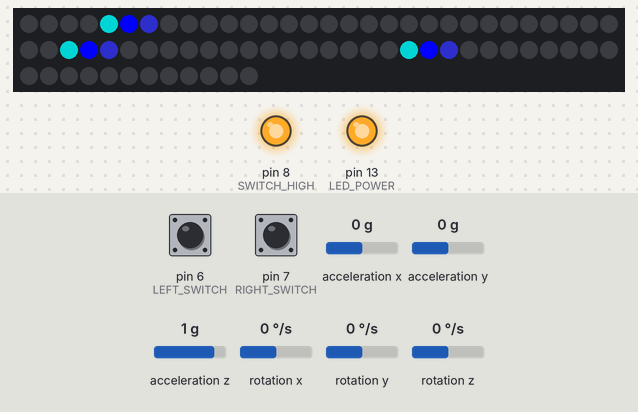
Recording of a sketch running on a simulated Arduino Uno, built with avr-gcc and run on an emulated ATmega328P. Parts: 72 RGB LEDs in strip order, left to right, continuing on the next row, output pins drawn as LEDs (lit = HIGH). Wiring (inferred from the names in the program): MPU-6050 motion sensor at I2C address 0x68. Inputs (shaded band) come from the test bench; at power-on: pin 6 (LEFT_SWITCH) LOW, pin 7 (RIGHT_SWITCH) LOW, acceleration x 0 g, acceleration y 0 g, acceleration z 1 g, rotation x 0 °/s, rotation y 0 °/s, rotation z 0 °/s. Dim RGB values are drawn brighter than linear; random numbers use the default seed unless the sketch sets one.

Above: at 4.5 s.
4.6 s: pin 6 (LEFT_SWITCH) pulled HIGH for 0.15 s
At 4.76 s:
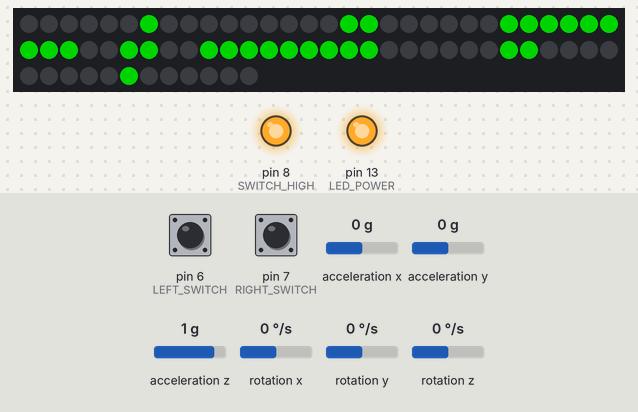
5.3 s: pin 6 (LEFT_SWITCH) pulled HIGH for 1 s
At 5.9 s:
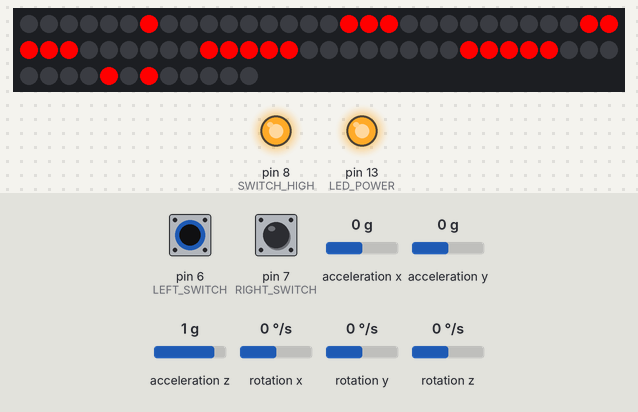
7.8 s: pin 6 (LEFT_SWITCH) pulled HIGH for 0.15 s
At 9.0 s:
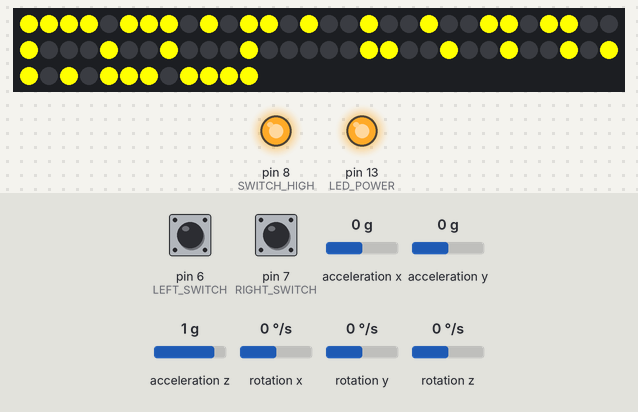
9.4 s: pin 6 (LEFT_SWITCH) pulled HIGH for 3.2 s
At 9.56 s:
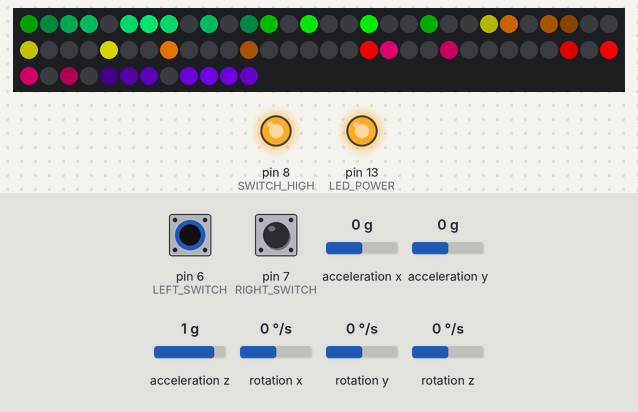
13.2 s: pin 6 (LEFT_SWITCH) pulled HIGH for 0.15 s
At 13.49 s:
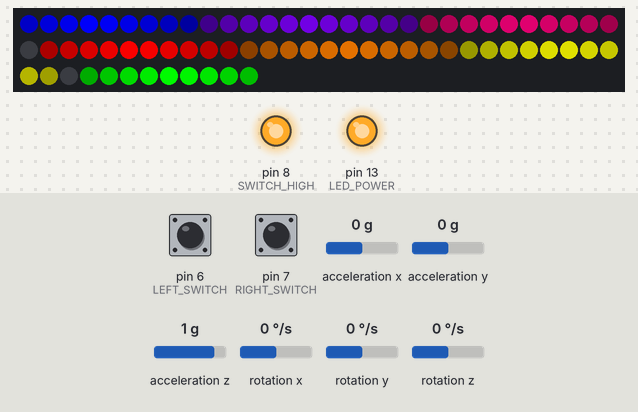
13.9 s: pin 6 (LEFT_SWITCH) pulled HIGH for 1 s
At 15.0 s:
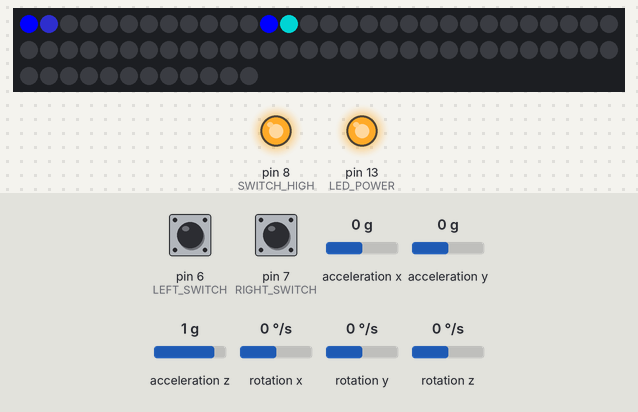

Measured:
- after the input at 7.8 s, the LEDs: change at once (image 3)
- after the input at 9.4 s, the LEDs: change at once (image 4)

The sketch:

GyroScope.ino
```cpp
#include <Kalman.h>
#include <Wire.h>
#include <Math.h>
#include <FastLED.h>

#define LED_PIN     5
#define LED_POWER   13
#define NUM_LEDS    72
#define BRIGHTNESS  255
#define LED_TYPE    WS2811
#define COLOR_ORDER GRB
#define SWITCH_HIGH 8
#define LEFT_SWITCH 6
#define RIGHT_SWITCH 7
#define DELAY 1 // frequency = 1000/DELAY
#define MIN_GESTURE_WINDOW 100
#define MOTION_COLLECTION_MS 50

#define DEFAULT_LED 0
#define RAIN_DROP 1
#define ARROW 2
#define HEART 3
#define GIXSOLID 4
#define GIXCOLOR 5
#define WHITESCREEN 100
#define BLACKSCREEN 101
#define TOTAL_MODE_SIZE 6

#define WAVE_DETECTION_MODE   leftswitch && !rightswitch
#define DISPLAY_MODE          !leftswitch && rightswitch
#define BLACKSCREEN_MODE      leftswitch && rightswitch

#define LEFT_PITCH_BAR -60
#define RIGHT_PITCH_BAR  60

int mode = 1;

CRGB leds[NUM_LEDS];

int pitch_detector_ctr = 0;// 100 ms only one wave permitted


float fRad2Deg = 57.295779513f; //将弧度转为角度的乘数
const int MPU = 0x68; //MPU-6050的I2C地址
const int nValCnt = 7; //一次读取寄存器的数量

const int nCalibTimes = 200; //校准时读数的次数
int calibData[nValCnt]; //校准数据

unsigned long nLastTime = 0; //上一次读数的时间
float fLastRoll = 0.0f; //上一次滤波得到的Roll角
float fLastPitch = 0.0f; //上一次滤波得到的Pitch角
Kalman kalmanRoll; //Roll角滤波器
Kalman kalmanPitch; //Pitch角滤波器

int next_gesture = 0; // 0 for left, 1 for right
int leftswitch = 0;
int rightswitch = 0;

int pitch_gesture = 0;
int now_gesture = 0;
bool change_pattern = false;

uint8_t updates_per_second[6] = {
  100, 20, 10, 100, 100, 100,
}; // access via `mode`

int display_ctr = 0; // the display frequency is realized through this counter
int motion_ctr = 0; // the motion collection frequency is realized through this counter


uint8_t RainPattern[6*12] = {
  0, 0, 0, 0, 0, 0, 0, 0, 0, 0, 0, 0,
  0, 0, 0, 0, 0, 0, 0, 0, 0, 0, 0, 0,
  0, 0, 0, 0, 0, 0, 0, 0, 0, 0, 0, 0,
  0, 0, 0, 0, 0, 0, 0, 0, 0, 0, 0, 0,
  0, 0, 0, 0, 0, 0, 0, 0, 0, 0, 0, 0,
  0, 0, 0, 0, 0, 0, 0, 0, 0, 0, 0, 0,
};

bool NextRainRow[6] = {false,false,false,false,false,false};

const uint8_t RainPaletteSize = 4;

extern const CRGB RainPalette[RainPaletteSize] = {
  CRGB::Black, CRGB::MidnightBlue, CRGB::Blue, CRGB::Teal,
};

extern const uint8_t ArrowPattern[6*12] = {
  0, 0, 0, 1, 0, 0, 0, 0, 0, 0, 0, 0,
  0, 0, 1, 1, 0, 0, 0, 0, 0, 0, 0, 0,
  0, 1, 1, 1, 1, 1, 1, 1, 1, 1, 1, 0,
  0, 1, 1, 1, 1, 1, 1, 1, 1, 1, 1, 0,
  0, 0, 1, 1, 0, 0, 0, 0, 0, 0, 0, 0,
  0, 0, 0, 1, 0, 0, 0, 0, 0, 0, 0, 0,
};

extern const CRGB ArrowPalette[2] = {
  CRGB::Black, CRGB::Green,
};

extern const uint8_t HorizontalHeartPattern[2][6*12] = {
  {
    0, 0, 0, 0, 1, 0, 1, 0, 0, 0, 0, 0,
    0, 0, 0, 1, 1, 1, 1, 1, 0, 0, 0, 0,
    0, 0, 0, 1, 1, 1, 1, 1, 0, 0, 0, 0,
    0, 0, 0, 1, 1, 1, 1, 1, 0, 0, 0, 0,
    0, 0, 0, 0, 1, 1, 1, 0, 0, 0, 0, 0,
    0, 0, 0, 0, 0, 1, 0, 0, 0, 0, 0, 0,
  },
  {
    0, 0, 0, 0, 0, 0, 0, 0, 0, 0, 0, 0,
    0, 0, 0, 0, 1, 0, 1, 0, 0, 0, 0, 0,
    0, 0, 0, 1, 1, 1, 1, 1, 0, 0, 0, 0,
    0, 0, 0, 0, 1, 1, 1, 0, 0, 0, 0, 0,
    0, 0, 0, 0, 0, 1, 0, 0, 0, 0, 0, 0,
    0, 0, 0, 0, 0, 0, 0, 0, 0, 0, 0, 0,
  }
};

extern const CRGB HeartPalette1[2] = {
  CRGB::Black, CRGB::Red,
};
extern const CRGB HeartPalette2[2] = {
  CRGB::Black, CRGB::Blue,
};

extern const uint8_t GIXPattern[6*12] = {
  1, 1, 1, 1, 0, 1, 1, 1, 0, 1, 0, 1,
  1, 0, 0, 1, 0, 0, 1, 0, 0, 1, 0, 1,
  1, 0, 0, 0, 0, 0, 1, 0, 0, 0, 1, 0,
  1, 0, 1, 1, 0, 0, 1, 0, 0, 0, 1, 0,
  1, 0, 0, 1, 0, 0, 1, 0, 0, 1, 0, 1,
  1, 1, 1, 1, 0, 1, 1, 1, 0, 1, 0, 1,
};

extern const CRGB GIXPalette[2] = {
  CRGB::Black, CRGB::Yellow,
};

void setup() {
  Serial.begin(9600); //初始化串口，指定波特率
  Wire.begin(); //初始化Wire库
  WriteMPUReg(0x6B, 0); //启动MPU6050设备

  Calibration(); //执行校准
  nLastTime = micros(); //记录当前时间

  pinMode(SWITCH_HIGH,OUTPUT);
  digitalWrite(SWITCH_HIGH,HIGH);

  pinMode(LEFT_SWITCH,INPUT);
  pinMode(RIGHT_SWITCH,INPUT);

  pinMode(LED_POWER,OUTPUT);
  digitalWrite(LED_POWER,HIGH);

  delay( 3000 ); // power-up safety delay
  FastLED.addLeds<LED_TYPE, LED_PIN, COLOR_ORDER>(leds, NUM_LEDS).setCorrection( TypicalLEDStrip );
  FastLED.setBrightness(  BRIGHTNESS );

}

void rising_edge(){
  if (leftswitch) {
    if (change_pattern) {
      mode = (mode + 1) % TOTAL_MODE_SIZE;
      change_pattern = false;
      display_ctr = 0;
    }
  }

  else {
    change_pattern = true;
  }
}

void loop() {
  leftswitch = digitalRead(LEFT_SWITCH);
  rightswitch = digitalRead(RIGHT_SWITCH);

  static uint8_t motionIndex = 0;
  //motionIndex = motionIndex + 1; /* motion speed */


  rising_edge(); // detect the rising edge and change the mode

  if (mode == HEART) {
    int readouts[nValCnt];
    ReadAccGyr(readouts); //读出测量值
    float realVals[7];
    Rectify(readouts, realVals); //根据校准的偏移量进行纠正
    //计算加速度向量的模长，均以g为单位
    float fNorm = sqrt(realVals[0] * realVals[0] + realVals[1] * realVals[1] + realVals[2] * realVals[2]);
    float fRoll = GetRoll(realVals, fNorm); //计算Roll角
    if (realVals[1] > 0) {
      fRoll = -fRoll;
    }
    float fPitch = GetPitch(realVals, fNorm); //计算Pitch角
    if (realVals[0] < 0) {
      fPitch = -fPitch;
    }

    //计算两次测量的时间间隔dt，以秒为单位
    unsigned long nCurTime = micros();
    float dt = (double)(nCurTime - nLastTime) / 1000000.0;
    //对Roll角和Pitch角进行卡尔曼滤波
    float fNewRoll = kalmanRoll.getAngle(fRoll, realVals[4], dt);
    float fNewPitch = kalmanPitch.getAngle(fPitch, realVals[5], dt);
    //跟据滤波值计算角度速
    float fRollRate = (fNewRoll - fLastRoll) / dt;
    float fPitchRate = (fNewPitch - fLastPitch) / dt;

    //更新Roll角和Pitch角
    fLastRoll = fNewRoll;
    fLastPitch = fNewPitch;
    //更新本次测的时间
    nLastTime = nCurTime;

    // detect gesture
    if(motion_ctr>=MOTION_COLLECTION_MS){
        pitch_gesture = CheckPitch(fPitchRate);

      if(pitch_gesture==1){
        now_gesture = pitch_gesture;
        Serial.print("PITCH GESTURE: 1");
        PosPrinter(1);
      }
      else if(pitch_gesture==2){
        now_gesture = pitch_gesture;
        Serial.print("PITCH GESTURE: 2");
        PosPrinter(2);
      }

      //Serial.print("Roll:");
      //Serial.print(fNewRoll); //Serial.print('(');
      //Serial.print(fRollRate); Serial.print("),\tPitch:");
      //Serial.print(fNewPitch); //Serial.print('(');
      //Serial.print('\t');

      //Serial.print(fPitchRate); //Serial.print(")\n");
      //Serial.print('\n');

      motion_ctr = 0;
    }
    motion_ctr += 1;
    pitch_detector_ctr += 1;

  }

  if(display_ctr<(1000 / updates_per_second[mode])){
    display_ctr += 1;
  }
  else{
    PaletteFillIn(motionIndex, now_gesture);
    FastLED.show();
    motionIndex += 1;
    display_ctr = 0;


  }

  //FastLED.delay(1000 / updates_per_second[mode]);
  delay(DELAY);
}

void PosPrinter(int pos){
  // pos = 1: wave left
  // pos = 2: wave right
  // pos = 3: rotate left
  // pos = 4: rotate right
  // todo: more
  if(pos==1){
      Serial.print("wave left!");
      Serial.print("\n");
  }
  else if(pos==2){
      Serial.print("wave right!");
      Serial.print("\n");
  }
}

void WriteMPUReg(int nReg, unsigned char nVal) { // write something to MPU6050
  Wire.beginTransmission(MPU);
  Wire.write(nReg);
  Wire.write(nVal);
  Wire.endTransmission(true);
}

//从MPU6050读出一个字节的数据
//指定寄存器地址，返回读出的值
unsigned char ReadMPUReg(int nReg) {
  Wire.beginTransmission(MPU);
  Wire.write(nReg);
  Wire.requestFrom(MPU, 1, true);
  Wire.endTransmission(true);
  return Wire.read();
}

//从MPU6050读出加速度计三个分量、温度和三个角速度计
//保存在指定的数组中
void ReadAccGyr(int *pVals) {
  Wire.beginTransmission(MPU);
  Wire.write(0x3B);
  Wire.requestFrom(MPU, nValCnt * 2, true);
  Wire.endTransmission(true);
  for (long i = 0; i < nValCnt; ++i) {
    pVals[i] = Wire.read() << 8 | Wire.read();
  }
}

//对大量读数进行统计，校准平均偏移量
void Calibration()
{
  float valSums[7] = {0.0f, 0.0f, 0.0f, 0.0f, 0.0f, 0.0f, 0.0};
  //先求和
  for (int i = 0; i < nCalibTimes; ++i) {
    int mpuVals[nValCnt];
    ReadAccGyr(mpuVals);
    for (int j = 0; j < nValCnt; ++j) {
      valSums[j] += mpuVals[j];
    }
  }
  //再求平均
  for (int i = 0; i < nValCnt; ++i) {
    calibData[i] = int(valSums[i] / nCalibTimes);
  }
  calibData[2] += 16384; //设芯片Z轴竖直向下，设定静态工作点。
}

//算得Roll角。算法见文档。
float GetRoll(float *pRealVals, float fNorm) {
  float fNormXZ = sqrt(pRealVals[0] * pRealVals[0] + pRealVals[2] * pRealVals[2]);
  float fCos = fNormXZ / fNorm;
  return acos(fCos) * fRad2Deg;
}

//算得Pitch角。算法见文档。
float GetPitch(float *pRealVals, float fNorm) {
  float fNormYZ = sqrt(pRealVals[1] * pRealVals[1] + pRealVals[2] * pRealVals[2]);
  float fCos = fNormYZ / fNorm;
  return acos(fCos) * fRad2Deg;
}

//对读数进行纠正，消除偏移，并转换为物理量。公式见文档。
void Rectify(int *pReadout, float *pRealVals) {
  for (int i = 0; i < 3; ++i) {
    pRealVals[i] = (float)(pReadout[i] - calibData[i]) / 16384.0f;
  }
  pRealVals[3] = pReadout[3] / 340.0f + 36.53;
  for (int i = 4; i < 7; ++i) {
    pRealVals[i] = (float)(pReadout[i] - calibData[i]) / 131.0f;
  }
}

int CheckPitch(float fPitchRate){
  // check if wave left or right
  if(pitch_detector_ctr<MIN_GESTURE_WINDOW){

  }
  else{
    if(next_gesture==1 & fPitchRate<LEFT_PITCH_BAR ){
      pitch_detector_ctr = 0;
      next_gesture = 0;
      return 1;
    }
    else if(next_gesture==0 & fPitchRate>RIGHT_PITCH_BAR){
      pitch_detector_ctr = 0;
      next_gesture = 1;
      return 2;

    }
  }

  return 0;
}


uint8_t GetLEDIndex(uint8_t row, uint8_t col) {
  return row * 12 + col;
}

void PaletteFillIn(uint8_t motionIndex, int now_gesture)
{
  // uint8_t secondHand = (millis() / 1000) % 80;
  // static uint8_t lastSecond = 99;
  if (mode == DEFAULT_LED) // LED light Strips
  {
    for( int i = 0; i < NUM_LEDS; i++) {
      leds[i] = ColorFromPalette( RainbowStripeColors_p, motionIndex, BRIGHTNESS, LINEARBLEND);
      motionIndex += 3;
    }
  }
  else if (mode == RAIN_DROP) // raindrop
  {
    for (uint8_t i = 0; i < 6; i ++) {
      if (random8() % 20 == 0) { // change the number here to change the rain size
        NextRainRow[i] = true;
      } else {
        NextRainRow[i] = false;
      }
      RainPattern[GetLEDIndex(i, 11)] = RainPattern[GetLEDIndex(i, 11)] == RainPaletteSize - 1 ? 0 : RainPattern[GetLEDIndex(i, 11)];
      for (uint8_t j = 11; j > 0; j --) {
        uint8_t currentIndex = GetLEDIndex(i, j);
        if (RainPattern[currentIndex - 1] != 0) {
          RainPattern[currentIndex] = RainPattern[currentIndex - 1];
          RainPattern[currentIndex - 1] = (RainPattern[currentIndex - 1] + 1) % RainPaletteSize;
        }
        if (i % 2 == 0) {
          leds[GetLEDIndex(i, j)] = RainPalette[RainPattern[currentIndex]];
        } else {
          leds[GetLEDIndex(i, 11-j)] = RainPalette[RainPattern[currentIndex]];
        }
      }
      RainPattern[GetLEDIndex(i, 0)] = NextRainRow[i] ? 1 : RainPattern[GetLEDIndex(i, 0)];
      if (i % 2 == 0) {
        leds[GetLEDIndex(i, 0)] = RainPalette[RainPattern[GetLEDIndex(i, 0)]];
      } else {
        leds[GetLEDIndex(i, 11)] = RainPalette[RainPattern[GetLEDIndex(i, 0)]];
      }
    }
  }
  else if (mode == ARROW) // arrow
  {
    uint8_t currentOffset = motionIndex % 12;
    for (uint8_t i = 0; i < 6; i ++) {
      for (uint8_t j = 0; j < 12; j ++) {
        if (i % 2 == 0) {
          leds[GetLEDIndex(i, j)] = ArrowPalette[ArrowPattern[GetLEDIndex(i, (12 - j+currentOffset) % 12)]];
        } else {
          leds[GetLEDIndex(i, 11-j)] = ArrowPalette[ArrowPattern[GetLEDIndex(i, (12 - j+currentOffset) % 12)]];
        }
      }
    }
  }
  else if(mode == HEART) // heart, wave left for big heart, wave right for small heart
  {
    //uint8_t currentOffset = pitch_gesture % 2; // pitch_gesture == 0 ? motionIndex % 2 : pitch_gesture % 2;
    //Serial.print(pitch_gesture);Serial.print('\n');
    if(now_gesture==2){
      for (uint8_t i = 0; i < 6; i ++) {
        for (uint8_t j = 0; j < 12; j ++) {
          if (i % 2 == 0) {
            leds[GetLEDIndex(5-i, j)] = HeartPalette2[HorizontalHeartPattern[0][GetLEDIndex(i, j)]];
          } else {
            leds[GetLEDIndex(5-i, 11-j)] = HeartPalette2[HorizontalHeartPattern[0][GetLEDIndex(i, j)]];
          }
        }
      }
    }
    else{
      for (uint8_t i = 0; i < 6; i ++) {
        for (uint8_t j = 0; j < 12; j ++) {
          if (i % 2 == 0) {
            leds[GetLEDIndex(5-i, j)] = HeartPalette1[HorizontalHeartPattern[0][GetLEDIndex(i, j)]];
          } else {
            leds[GetLEDIndex(5-i, 11-j)] = HeartPalette1[HorizontalHeartPattern[0][GetLEDIndex(i, j)]];
          }
        }
      }
   }
  }
  else if (mode == GIXSOLID) // GIX Yellow
  {
    for (uint8_t i = 0; i < 6; i ++) {
      for (uint8_t j = 0; j < 12; j ++) {
        if (i % 2 == 0) {
          leds[GetLEDIndex(5-i, 11-j)] = GIXPalette[GIXPattern[GetLEDIndex(i, j)]];
        } else {
          leds[GetLEDIndex(5-i, j)] = GIXPalette[GIXPattern[GetLEDIndex(i, j)]];
        }
      }
    }
  }
  else if (mode == GIXCOLOR) // GIX colors
  {
    for (uint8_t i = 0; i < 6; i ++) {
      for (uint8_t j = 0; j < 12; j ++) {
        if (i % 2 == 0) {
          leds[GetLEDIndex(5-i, 11-j)] = GIXPattern[GetLEDIndex(i, j)] == 1 ? ColorFromPalette( RainbowStripeColors_p, motionIndex, BRIGHTNESS, LINEARBLEND) : CRGB::Black;
        } else {
          leds[GetLEDIndex(5-i, j)] = GIXPattern[GetLEDIndex(i, j)] == 1 ? ColorFromPalette( RainbowStripeColors_p, motionIndex, BRIGHTNESS, LINEARBLEND) : CRGB::Black;
        }
        motionIndex += 3;
      }
    }
  }
  else if (mode == WHITESCREEN)
  {
    for (uint8_t i = 0; i < 6; i ++) {
      for (uint8_t j = 0; j < 12; j ++) {
        leds[GetLEDIndex(i, j)] = CRGB::Yellow;
      }
    }
  }
  else
  {
    for (uint8_t i = 0; i < 6; i ++) {
      for (uint8_t j = 0; j < 12; j ++) {
        leds[GetLEDIndex(i, j)] = CRGB::Black;
      }
    }
  }
}
```
